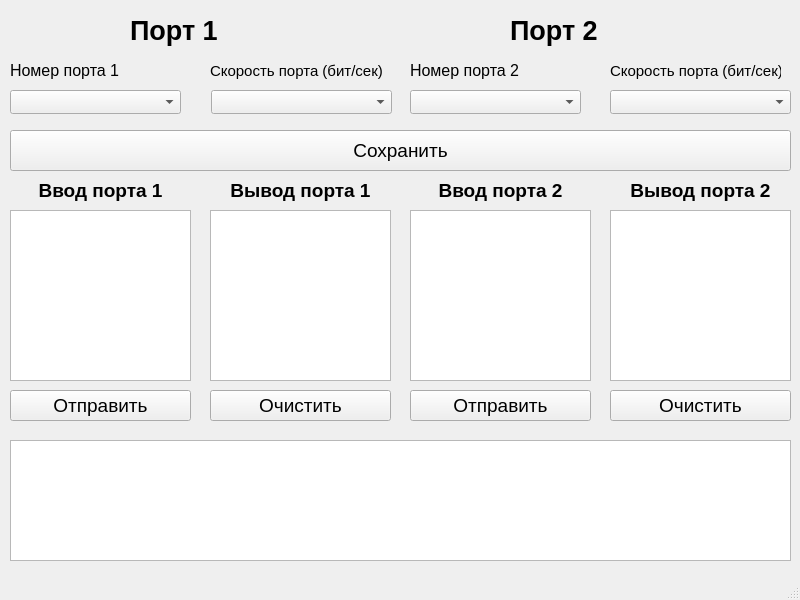
<?xml version="1.0" encoding="UTF-8"?>
<ui version="4.0">
 <class>MainWindow</class>
 <widget class="QMainWindow" name="MainWindow">
  <property name="geometry">
   <rect>
    <x>0</x>
    <y>0</y>
    <width>800</width>
    <height>600</height>
   </rect>
  </property>
  <property name="minimumSize">
   <size>
    <width>800</width>
    <height>600</height>
   </size>
  </property>
  <property name="maximumSize">
   <size>
    <width>800</width>
    <height>600</height>
   </size>
  </property>
  <property name="windowTitle">
   <string>MainWindow</string>
  </property>
  <widget class="QWidget" name="centralwidget">
   <widget class="QLabel" name="labelInput">
    <property name="geometry">
     <rect>
      <x>130</x>
      <y>10</y>
      <width>161</width>
      <height>41</height>
     </rect>
    </property>
    <property name="font">
     <font>
      <family>Arial</family>
      <pointsize>20</pointsize>
      <bold>true</bold>
     </font>
    </property>
    <property name="text">
     <string>Порт 1</string>
    </property>
   </widget>
   <widget class="QLabel" name="labelOutput">
    <property name="geometry">
     <rect>
      <x>510</x>
      <y>10</y>
      <width>181</width>
      <height>41</height>
     </rect>
    </property>
    <property name="font">
     <font>
      <family>Arial</family>
      <pointsize>20</pointsize>
      <bold>true</bold>
     </font>
    </property>
    <property name="text">
     <string>Порт 2</string>
    </property>
   </widget>
   <widget class="QPlainTextEdit" name="plainTextEditInput_1">
    <property name="geometry">
     <rect>
      <x>10</x>
      <y>210</y>
      <width>181</width>
      <height>171</height>
     </rect>
    </property>
   </widget>
   <widget class="QPlainTextEdit" name="plainTextEditOutput_2">
    <property name="geometry">
     <rect>
      <x>610</x>
      <y>210</y>
      <width>181</width>
      <height>171</height>
     </rect>
    </property>
   </widget>
   <widget class="QPushButton" name="pushButtonSend_1">
    <property name="geometry">
     <rect>
      <x>10</x>
      <y>390</y>
      <width>181</width>
      <height>31</height>
     </rect>
    </property>
    <property name="font">
     <font>
      <family>Arial</family>
      <pointsize>14</pointsize>
      <bold>false</bold>
     </font>
    </property>
    <property name="text">
     <string>Отправить</string>
    </property>
   </widget>
   <widget class="QPushButton" name="pushButtonClear_2">
    <property name="geometry">
     <rect>
      <x>610</x>
      <y>390</y>
      <width>181</width>
      <height>31</height>
     </rect>
    </property>
    <property name="font">
     <font>
      <family>Arial</family>
      <pointsize>14</pointsize>
     </font>
    </property>
    <property name="text">
     <string>Очистить</string>
    </property>
   </widget>
   <widget class="QComboBox" name="comboBoxPort1Num">
    <property name="geometry">
     <rect>
      <x>10</x>
      <y>90</y>
      <width>171</width>
      <height>24</height>
     </rect>
    </property>
   </widget>
   <widget class="QComboBox" name="comboBoxPort1Rate">
    <property name="geometry">
     <rect>
      <x>211</x>
      <y>90</y>
      <width>181</width>
      <height>24</height>
     </rect>
    </property>
   </widget>
   <widget class="QComboBox" name="comboBoxPort2Num">
    <property name="geometry">
     <rect>
      <x>410</x>
      <y>90</y>
      <width>171</width>
      <height>24</height>
     </rect>
    </property>
   </widget>
   <widget class="QComboBox" name="comboBoxtPort2Rate">
    <property name="geometry">
     <rect>
      <x>610</x>
      <y>90</y>
      <width>181</width>
      <height>24</height>
     </rect>
    </property>
   </widget>
   <widget class="QLabel" name="labelRate">
    <property name="geometry">
     <rect>
      <x>210</x>
      <y>50</y>
      <width>181</width>
      <height>41</height>
     </rect>
    </property>
    <property name="font">
     <font>
      <pointsize>11</pointsize>
     </font>
    </property>
    <property name="text">
     <string>Скорость порта (бит/сек)</string>
    </property>
   </widget>
   <widget class="QLabel" name="labelNumber">
    <property name="geometry">
     <rect>
      <x>10</x>
      <y>50</y>
      <width>121</width>
      <height>41</height>
     </rect>
    </property>
    <property name="font">
     <font>
      <pointsize>12</pointsize>
     </font>
    </property>
    <property name="text">
     <string>Номер порта 1</string>
    </property>
   </widget>
   <widget class="QLabel" name="labelRate_2">
    <property name="geometry">
     <rect>
      <x>610</x>
      <y>50</y>
      <width>171</width>
      <height>41</height>
     </rect>
    </property>
    <property name="font">
     <font>
      <pointsize>11</pointsize>
     </font>
    </property>
    <property name="text">
     <string>Скорость порта (бит/сек)</string>
    </property>
   </widget>
   <widget class="QLabel" name="labelNumber_2">
    <property name="geometry">
     <rect>
      <x>410</x>
      <y>50</y>
      <width>111</width>
      <height>41</height>
     </rect>
    </property>
    <property name="font">
     <font>
      <pointsize>12</pointsize>
     </font>
    </property>
    <property name="text">
     <string>Номер порта 2</string>
    </property>
   </widget>
   <widget class="QPushButton" name="pushButtonSave">
    <property name="geometry">
     <rect>
      <x>10</x>
      <y>130</y>
      <width>781</width>
      <height>41</height>
     </rect>
    </property>
    <property name="font">
     <font>
      <family>Arial</family>
      <pointsize>14</pointsize>
      <bold>false</bold>
     </font>
    </property>
    <property name="text">
     <string>Сохранить</string>
    </property>
   </widget>
   <widget class="QLabel" name="labelInput_3">
    <property name="geometry">
     <rect>
      <x>10</x>
      <y>170</y>
      <width>181</width>
      <height>41</height>
     </rect>
    </property>
    <property name="font">
     <font>
      <family>Arial</family>
      <pointsize>14</pointsize>
      <bold>true</bold>
     </font>
    </property>
    <property name="text">
     <string>Ввод порта 1</string>
    </property>
    <property name="alignment">
     <set>Qt::AlignCenter</set>
    </property>
   </widget>
   <widget class="QPlainTextEdit" name="plainTextEditDebug">
    <property name="geometry">
     <rect>
      <x>10</x>
      <y>440</y>
      <width>781</width>
      <height>121</height>
     </rect>
    </property>
   </widget>
   <widget class="QPlainTextEdit" name="plainTextEditOutput_1">
    <property name="geometry">
     <rect>
      <x>210</x>
      <y>210</y>
      <width>181</width>
      <height>171</height>
     </rect>
    </property>
   </widget>
   <widget class="QPlainTextEdit" name="plainTextEditInput_2">
    <property name="geometry">
     <rect>
      <x>410</x>
      <y>210</y>
      <width>181</width>
      <height>171</height>
     </rect>
    </property>
   </widget>
   <widget class="QLabel" name="labelInput_5">
    <property name="geometry">
     <rect>
      <x>210</x>
      <y>170</y>
      <width>181</width>
      <height>41</height>
     </rect>
    </property>
    <property name="font">
     <font>
      <family>Arial</family>
      <pointsize>14</pointsize>
      <bold>true</bold>
     </font>
    </property>
    <property name="text">
     <string>Вывод порта 1</string>
    </property>
    <property name="alignment">
     <set>Qt::AlignCenter</set>
    </property>
   </widget>
   <widget class="QLabel" name="labelInput_4">
    <property name="geometry">
     <rect>
      <x>410</x>
      <y>170</y>
      <width>181</width>
      <height>41</height>
     </rect>
    </property>
    <property name="font">
     <font>
      <family>Arial</family>
      <pointsize>14</pointsize>
      <bold>true</bold>
     </font>
    </property>
    <property name="text">
     <string>Ввод порта 2</string>
    </property>
    <property name="alignment">
     <set>Qt::AlignCenter</set>
    </property>
   </widget>
   <widget class="QLabel" name="labelInput_6">
    <property name="geometry">
     <rect>
      <x>610</x>
      <y>170</y>
      <width>181</width>
      <height>41</height>
     </rect>
    </property>
    <property name="font">
     <font>
      <family>Arial</family>
      <pointsize>14</pointsize>
      <bold>true</bold>
     </font>
    </property>
    <property name="text">
     <string>Вывод порта 2</string>
    </property>
    <property name="alignment">
     <set>Qt::AlignCenter</set>
    </property>
   </widget>
   <widget class="QPushButton" name="pushButtonClear_1">
    <property name="geometry">
     <rect>
      <x>210</x>
      <y>390</y>
      <width>181</width>
      <height>31</height>
     </rect>
    </property>
    <property name="font">
     <font>
      <family>Arial</family>
      <pointsize>14</pointsize>
      <bold>false</bold>
     </font>
    </property>
    <property name="text">
     <string>Очистить</string>
    </property>
   </widget>
   <widget class="QPushButton" name="pushButtonSend_2">
    <property name="geometry">
     <rect>
      <x>410</x>
      <y>390</y>
      <width>181</width>
      <height>31</height>
     </rect>
    </property>
    <property name="font">
     <font>
      <family>Arial</family>
      <pointsize>14</pointsize>
     </font>
    </property>
    <property name="text">
     <string>Отправить</string>
    </property>
   </widget>
  </widget>
  <widget class="QMenuBar" name="menubar">
   <property name="geometry">
    <rect>
     <x>0</x>
     <y>0</y>
     <width>800</width>
     <height>21</height>
    </rect>
   </property>
  </widget>
  <widget class="QStatusBar" name="statusbar"/>
 </widget>
 <resources/>
 <connections/>
</ui>
